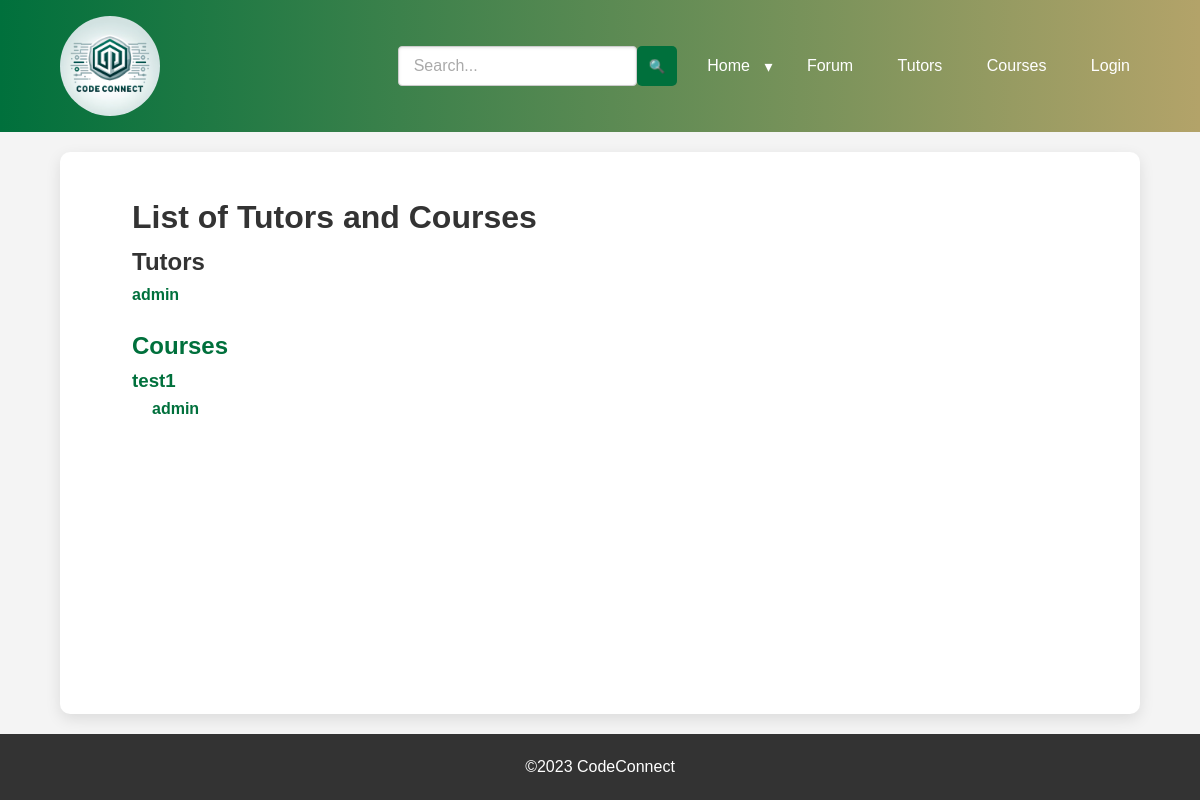
/tutoring/list_tutors, run on an earlier commit of the app's database.
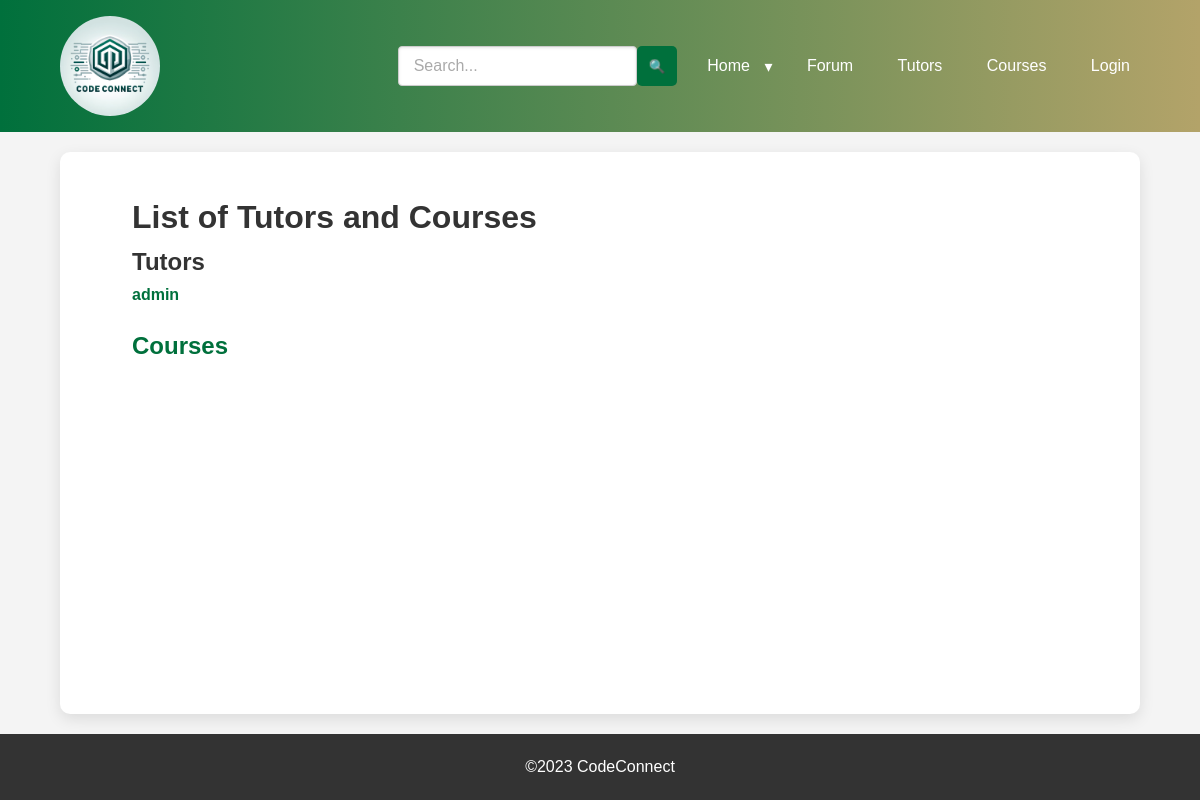
And on a later commit of the database.
### app/models.py (models this page shows, shortened)
class User(UserMixin, db.Model):
    id = db.Column(db.Integer, primary_key=True)
    username = db.Column(db.String(64), index=True, unique=True)
    email = db.Column(db.String(120), index=True, unique=True)
    password_hash = db.Column(db.String(128))
    description = db.Column(db.Text, default='')
    profile = db.relationship('Profile', back_populates='user', uselist=False)
    events = db.relationship('Event', back_populates='organizer', lazy='dynamic')
    posts = db.relationship('ForumPost', back_populates='author', lazy='dynamic')
    comments = db.relationship('Comment', back_populates='commenter', lazy='dynamic')
    is_tutor = db.Column(db.Boolean, default=False)  # Indicates if the user is available for tutoring
    sessions = db.relationship('TutoringSession', back_populates='tutor', lazy='dynamic')
    courses = db.relationship('Course', secondary=tutors_courses, back_populates='tutors')
    forums = db.relationship('Forum', back_populates='user', lazy='dynamic')

class Course(db.Model):
    id = db.Column(db.Integer, primary_key=True)
    name = db.Column(db.String(100))
    description = db.Column(db.Text)
    creator_id = db.Column(db.Integer, db.ForeignKey('user.id'))
    sessions = db.relationship('TutoringSession', back_populates='course', lazy='dynamic')
    tutors = db.relationship('User', secondary=tutors_courses, back_populates='courses')
    forums = db.relationship('Forum', secondary=courses_forums, back_populates='courses')

### app/tutoring/routes.py (the view)
@tutoring.route('/list_tutors')
def list_tutors():
    tutors = User.query.filter_by(is_tutor=True).all()
    courses_with_tutors = Course.query.all()
    return render_template('tutoring/list_tutors.html', tutors=tutors, courses_with_tutors=courses_with_tutors)

### app/tutoring/templates/tutoring/list_tutors.html (shortened to what this page needs)
{% extends 'base.html' %}
{% block content %}
<main class="container">
    <div class="container">
        <h1>List of Tutors and Courses</h1>
        <h2 class="tutors-title">Tutors</h2>
        <ul class="tutor-list">
            {% for tutor in tutors %}
                <li class="tutor-item">
                    <a href="{{ url_for('tutoring.tutor_profile', tutor_id=tutor.id) }}">{{ tutor.username }}</a>
                </li>
            {% endfor %}
        </ul>
        <h2 class="courses-title">Courses</h2>
        {% for course in courses_with_tutors %}
            <div class="course-item">
                <h3><a href="{{ url_for('courses.course_detail', course_id=course.id) }}">{{ course.name }}</a></h3>
                <ul class="tutor-list indented">
                    {% for tutor in course.tutors %}
                        <li class="tutor-item">
                            <a href="{{ url_for('tutoring.tutor_profile', tutor_id=tutor.id) }}">{{ tutor.username }}</a>
                        </li>
                    {% endfor %}
                </ul>
            </div>
        {% endfor %}
    </div>
</main>
{% endblock %}

### app/templates/base.html (shortened to what this page needs)
<!DOCTYPE html>
<html lang="en">
<head>
    <link rel="stylesheet" href="{{ url_for('static', filename='css/styles.css') }}">
</head>
<body>
    <header>
        <nav class="navbar">
            <div class="nav-container">
                <div class="logo-container">
                    <img src="{{ url_for('static', filename='img/CompanyLogo.png') }}" class="logo" alt="Company Logo">
                </div>
                <div class="search-container">
                    <form action="{{ url_for('main.search_results') }}" method="GET" class="search-form">
                        <input type="text" placeholder="Search..." name="query" id="search-input" list="search-results-list" class="search-input">
                        <button type="submit" class="search-button">&#128269;</button>
                    </form>
                </div>
                <ul class="nav-links">
                    <li class="dropdown">
                        <a href="{{ url_for('main.index') }}">Home</a>
                        <button class="dropdown-toggle">&#9662;</button>
                    </li>
                    <li>
                        <a href="{{ url_for('forum.forum_home') }}">Forum</a>
                    </li>
                    <li>
                        <a href="{{ url_for('tutoring.list_tutors') }}">Tutors</a>
                    </li>
                    <li>
                        <a href="{{ url_for('courses.list_courses') }}">Courses</a>
                    </li>
                    {% if current_user.is_authenticated %}
                        <li>
                            <a href="{{ url_for('user.user_profile', user_id=current_user.id) }}">Profile</a>
                        </li>
                        <li>
                            <a href="{{ url_for('auth.logout') }}">Logout</a>
                        </li>
                    {% else %}
                        <li>
                            <a href="{{ url_for('auth.login') }}">Login</a>
                        </li>
                    {% endif %}
                </ul>
            </div>
        </nav>
    </header>
    {% block content %}{% endblock %}
    <footer>
        <p>&copy;2023 CodeConnect</p>
    </footer>
</body>
</html>

### app/static/css/styles.css (style rules this page uses)
* { margin:0; padding:0; box-sizing:border-box }
html,body { height:100%; font-family:'Arial',sans-serif }
body { display:flex; flex-direction:column; line-height:1.6; color:#333; background:#f4f4f4 }
a { color:#fff; text-decoration:none }
.navbar { background:linear-gradient(to right,#00703C,#B3A369); color:#fff; padding:1rem 0; position:sticky; top:0; z-index:1000 }
.nav-container { z-index:1000; display:flex; justify-content:space-between; align-items:center; width:90%; max-width:1100px; margin:auto; overflow:hidden }
.container { width:90%; max-width:1100px; margin:auto; overflow:hidden; flex:1; margin-top:20px; margin-bottom:20px }
.logo { float:left; font-size:1.5rem; font-weight:700 }
.nav-links { float:right; list-style:none }
.nav-links li { display:inline; margin-left:20px; position:relative }
.nav-links a { color:#fff; text-decoration:none; padding:5px 10px; border-radius:5px; transition:background-color .3s; position:relative }
.nav-links a::after { content:''; position:absolute; bottom:-5px; left:0; width:0; height:2px; background-color:#fff; transition:width .3s }
main { padding:20px; background:#fff; border-radius:10px; box-shadow:0 5px 15px rgba(0,0,0,0.1); flex:1 }
footer { text-align:center; padding:20px 0; background:#333; color:#fff }
.logo { width:100px; height:100px; object-fit:cover; border-radius:50% }
.logo-container { flex-grow:1; text-align:left }
.container a { text-decoration:none; color:#3030ee; font-weight:700; transition:color .3s ease-in-out }
.nav-links .dropdown { position:relative }
.nav-container,.navbar,.dropdown { overflow:visible }
.dropdown-toggle { color:#fff; background:none; border:none; cursor:pointer; display:inline-block; vertical-align:middle; font-size:1rem; padding:0 }
input[type="text"],input[type="password"] { width:100%; padding:10px 15px; margin:8px 0; display:inline-block; border:1px solid #ccc; box-shadow:inset 0 1px 3px rgba(0,0,0,0.1); border-radius:4px; box-sizing:border-box; font-size:16px }
.courses-title { margin-top:20px; color:#00703C }
.tutor-list { list-style-type:none; padding-left:0 }
.tutor-item { margin-bottom:5px }
.tutor-item a { color:#00703C; text-decoration:none }
.offered-sessions-title,.courses-title { margin-top:20px; color:#00703C }
.search-container { display: flex; align-items: center; }
.search-form { display: flex; align-items: center; }
.search-input { flex-grow: 1; margin-right: 10px; border: 1px solid #ccc; border-radius: 5px; padding: 8px; height: 40px; }
.search-button { background-color: #00703C; color: white; border: none; border-radius: 5px; padding: 8px 12px; cursor: pointer; height: 40px; }

What changed in the data, as far as the page shows it:
removed Course: name "test1", User (username "admin")
